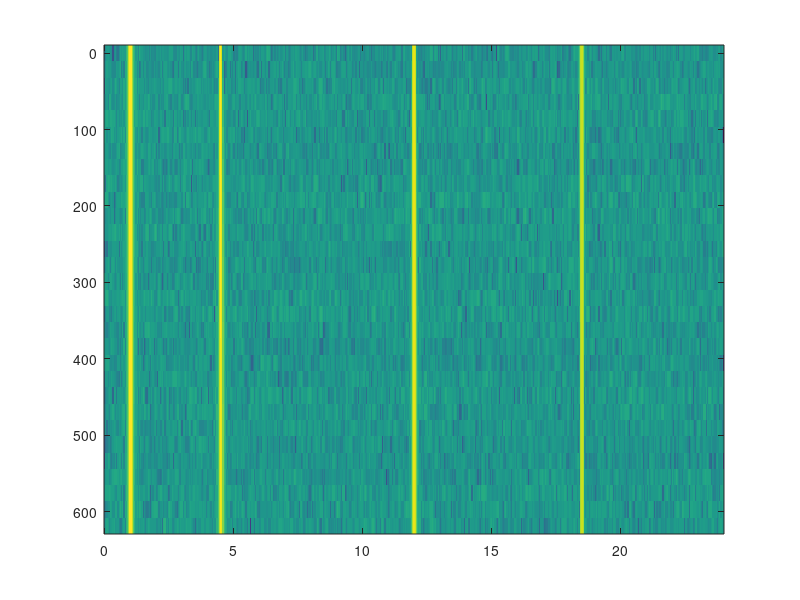

Recreate this plot in MATLAB. (Note: this script raises an error after producing the figure.)
%% ============================================================
%%  FIGURE 5: REAL-TIME WATERFALL SPECTROGRAM (IMPROVED)
%%  IEEE Paper Ready
%% ============================================================

clear; clc; close all;

fs = 48000;
N = 1024;

frequencies = [1000, 4500, 12000, 18500];
amplitudes  = [0.85, 0.65, 0.45, 0.25];
phases      = [0, pi/4, pi/3, pi/6];

add_noise = true;
noise_level = 0.02;
num_frames = 30;

export_dpi = 300;
fig_folder = 'figures';
if ~exist(fig_folder, 'dir'), mkdir(fig_folder); end

%% ==================== TẠO DỮ LIỆU WATERFALL ====================
t = (0:N-1) / fs;
spec_matrix = zeros(num_frames, floor(N/2)+1);
time_axis = (0:num_frames-1) * (N/fs);

for frm = 1:num_frames
    x_frame = zeros(1, N);
    for i = 1:length(frequencies)
        drift = 15 * sin(2*pi*0.25*frm/num_frames);
        amp_mod = amplitudes(i) * (0.88 + 0.12*sin(2*pi*frm/6));
        x_frame = x_frame + amp_mod * sin(2*pi*(frequencies(i)+drift)*t + phases(i));
    end
    if add_noise
        x_frame = x_frame + noise_level * randn(1, N);
    end
    x_frame = x_frame / max(abs(x_frame)) * 0.95;

    q_levels = 2^11;
    xq = round(x_frame * q_levels) / q_levels;
    w = 0.5 * (1 - cos(2*pi*(0:N-1)/(N-1)));
    xw = xq .* w;
    Xf = fft(xw, N);
    spec_matrix(frm, :) = 20*log10(abs(Xf(1:floor(N/2)+1)) / max(abs(Xf(1:floor(N/2)+1))) + eps);
end

f_axis = (0:floor(N/2)) * (fs / N);

%% ==================== FIGURE 5 ====================
fig5 = figure('Color', 'w', 'Name', 'Fig5_Waterfall_Improved', ...
              'Position', [60 50 1080 600]);

imagesc(f_axis/1000, time_axis*1000, spec_matrix);
colormap(parula);
c = colorbar;
c.Label.String = 'Magnitude (dB)';
c.Label.FontSize = 11;

xlabel('Frequency (kHz)', 'FontSize', 12, 'FontWeight', 'bold');
ylabel('Time (ms)', 'FontSize', 12, 'FontWeight', 'bold');
title('Real-Time Waterfall Spectrogram of FPGA-Based Spectrum Analyzer', ...
      'FontSize', 14, 'FontWeight', 'bold');

set(gca, 'YDir', 'normal');
grid on;
set(gca, 'GridLineStyle', ':', 'GridAlpha', 0.3);

% Annotation box (chuyên nghiệp hơn)
annotation('textbox', [0.13 0.13 0.40 0.22], ...
    'String', {'This waterfall plot simulates the real-time', ...
               'spectrum display on FPGA HDMI/VGA output.', ...
               '', ...
               'Each horizontal line represents one 1024-point', ...
               'FFT result (updated every ~21 ms).'}, ...
    'FitBoxToText', 'on', ...
    'BackgroundColor', [0.96 0.96 1], ...
    'EdgeColor', [0 0.25 0.5], ...
    'LineWidth', 1.3, ...
    'FontSize', 10);

% Dòng note FPGA
text(0.5, 0.03, ...
    'FPGA Implementation: Continuous FFT processing with real-time HDMI spectrum display', ...
    'Units', 'normalized', 'HorizontalAlignment', 'center', ...
    'FontSize', 10, 'Color', [0 0.4 0], 'FontAngle', 'italic');

exportgraphics(fig5, fullfile(fig_folder, 'Fig5_Waterfall_Improved.png'), 'Resolution', export_dpi);
exportgraphics(fig5, fullfile(fig_folder, 'Fig5_Waterfall_Improved.pdf'), 'ContentType', 'vector');

fprintf('✅ Fig5 đã cải thiện xong!\n');
fprintf('   Saved: Fig5_Waterfall_Improved.png\n');
